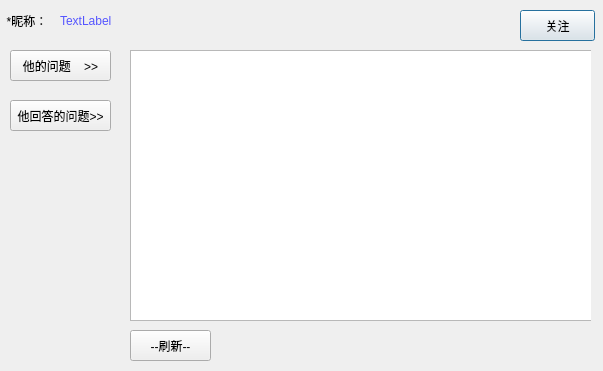
<?xml version="1.0" encoding="UTF-8"?>
<ui version="4.0">
 <class>UserWindow</class>
 <widget class="QDialog" name="UserWindow">
  <property name="geometry">
   <rect>
    <x>0</x>
    <y>0</y>
    <width>603</width>
    <height>371</height>
   </rect>
  </property>
  <property name="windowTitle">
   <string>Dialog</string>
  </property>
  <widget class="QLabel" name="label">
   <property name="geometry">
    <rect>
     <x>0</x>
     <y>10</y>
     <width>54</width>
     <height>21</height>
    </rect>
   </property>
   <property name="text">
    <string>  *昵称：</string>
   </property>
  </widget>
  <widget class="QLabel" name="label_name">
   <property name="geometry">
    <rect>
     <x>60</x>
     <y>10</y>
     <width>161</width>
     <height>21</height>
    </rect>
   </property>
   <property name="styleSheet">
    <string notr="true">color: rgb(85, 85, 255);
font: 14pt &quot;华文中宋&quot;;</string>
   </property>
   <property name="text">
    <string>TextLabel</string>
   </property>
  </widget>
  <widget class="QPushButton" name="pushButton_focus">
   <property name="geometry">
    <rect>
     <x>520</x>
     <y>10</y>
     <width>75</width>
     <height>31</height>
    </rect>
   </property>
   <property name="text">
    <string>关注</string>
   </property>
  </widget>
  <widget class="QStackedWidget" name="stackedWidget">
   <property name="geometry">
    <rect>
     <x>130</x>
     <y>50</y>
     <width>461</width>
     <height>321</height>
    </rect>
   </property>
   <property name="currentIndex">
    <number>0</number>
   </property>
   <widget class="QWidget" name="page_ask">
    <widget class="QTableView" name="tableView_ask">
     <property name="geometry">
      <rect>
       <x>0</x>
       <y>0</y>
       <width>481</width>
       <height>271</height>
      </rect>
     </property>
    </widget>
    <widget class="QPushButton" name="pushButton_update_2">
     <property name="geometry">
      <rect>
       <x>0</x>
       <y>280</y>
       <width>81</width>
       <height>31</height>
      </rect>
     </property>
     <property name="text">
      <string>--刷新--</string>
     </property>
    </widget>
   </widget>
   <widget class="QWidget" name="page_reply">
    <widget class="QTableView" name="tableView_reply">
     <property name="geometry">
      <rect>
       <x>0</x>
       <y>0</y>
       <width>481</width>
       <height>271</height>
      </rect>
     </property>
    </widget>
    <widget class="QPushButton" name="pushButton_update_1">
     <property name="geometry">
      <rect>
       <x>0</x>
       <y>280</y>
       <width>81</width>
       <height>31</height>
      </rect>
     </property>
     <property name="text">
      <string>--刷新--</string>
     </property>
    </widget>
   </widget>
  </widget>
  <widget class="QPushButton" name="pushButton">
   <property name="geometry">
    <rect>
     <x>10</x>
     <y>50</y>
     <width>101</width>
     <height>31</height>
    </rect>
   </property>
   <property name="text">
    <string>他的问题    &gt;&gt;</string>
   </property>
  </widget>
  <widget class="QPushButton" name="pushButton_2">
   <property name="geometry">
    <rect>
     <x>10</x>
     <y>100</y>
     <width>101</width>
     <height>31</height>
    </rect>
   </property>
   <property name="text">
    <string>他回答的问题&gt;&gt;</string>
   </property>
  </widget>
 </widget>
 <resources/>
 <connections/>
</ui>
